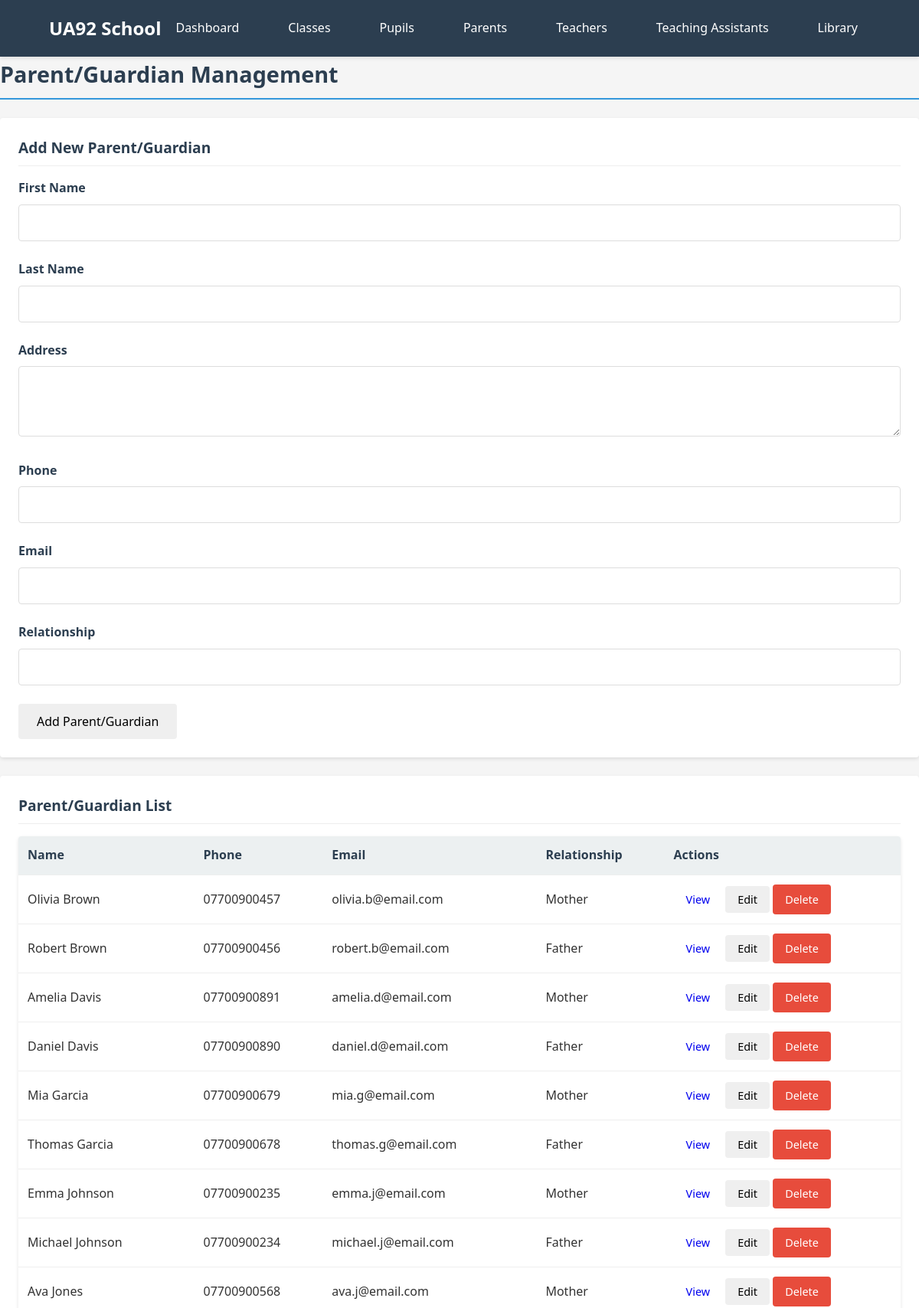
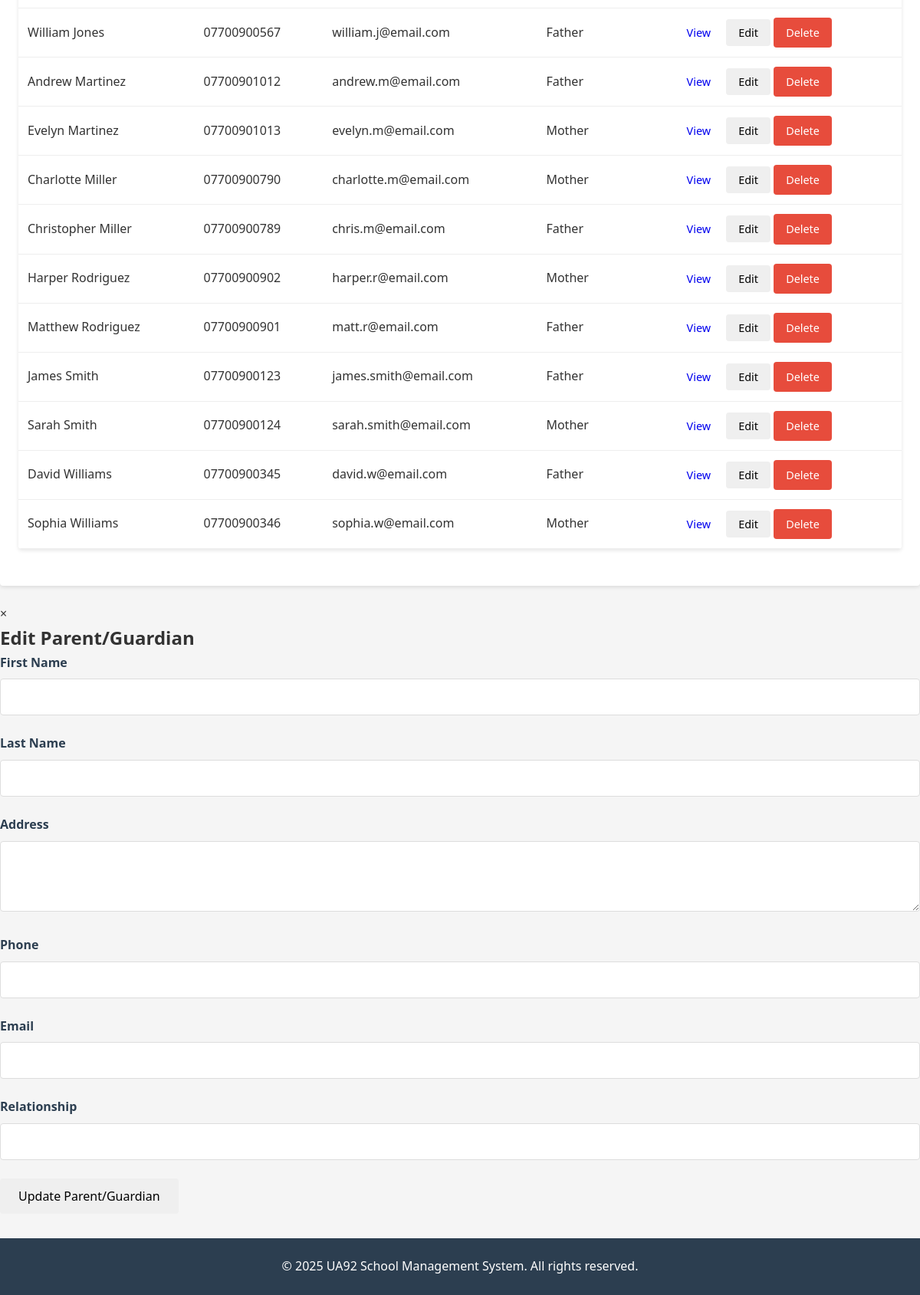
Screenshot of /parents.php with the database file from the repository (2 pictures, top to bottom).
### tables this page shows
CREATE TABLE `parents` (
  `parent_id` int(11) NOT NULL,
  `first_name` varchar(50) NOT NULL,
  `last_name` varchar(50) NOT NULL,
  `address` text NOT NULL,
  `phone` varchar(20) NOT NULL,
  `email` varchar(100) NOT NULL,
  `relationship` varchar(50) NOT NULL
);

### parents.php (the view, shortened to what this page needs)
<!DOCTYPE html>
<html lang="en">
<head>
    <link rel="stylesheet" href="styles.css">
</head>
<?php
require_once 'config.php';
include 'header.php';
$parents = $conn->query("SELECT * FROM parents ORDER BY last_name, first_name");
?>
<h1 class="section-title">Parent/Guardian Management</h1>
<div class="card">
    <div class="card-header">Add New Parent/Guardian</div>
    <form method="POST">
        <div class="form-group">
            <label class="form-label" for="first_name">First Name</label>
            <input type="text" class="form-control" id="first_name" name="first_name" required>
        </div>
        <div class="form-group">
            <label class="form-label" for="last_name">Last Name</label>
            <input type="text" class="form-control" id="last_name" name="last_name" required>
        </div>
        <div class="form-group">
            <label class="form-label" for="address">Address</label>
            <textarea class="form-control" id="address" name="address" rows="3" required></textarea>
        </div>
        <div class="form-group">
            <label class="form-label" for="phone">Phone</label>
            <input type="tel" class="form-control" id="phone" name="phone" required>
        </div>
        <div class="form-group">
            <label class="form-label" for="email">Email</label>
            <input type="email" class="form-control" id="email" name="email" required>
        </div>
        <div class="form-group">
            <label class="form-label" for="relationship">Relationship</label>
            <input type="text" class="form-control" id="relationship" name="relationship" required>
        </div>
        <button type="submit" name="add_parent" class="btn">Add Parent/Guardian</button>
    </form>
</div>
<div class="card">
    <div class="card-header">Parent/Guardian List</div>
    <table class="table">
        <thead>
            <tr>
                <th>Name</th>
                <th>Phone</th>
                <th>Email</th>
                <th>Relationship</th>
                <th>Actions</th>
            </tr>
        </thead>
        <tbody>
            <?php while ($parent = $parents->fetch_assoc()): ?>
                <tr>
                    <td><?php echo htmlspecialchars($parent['first_name'] . ' ' . $parent['last_name']); ?></td>
                    <td><?php echo htmlspecialchars($parent['phone']); ?></td>
                    <td><?php echo htmlspecialchars($parent['email']); ?></td>
                    <td><?php echo htmlspecialchars($parent['relationship']); ?></td>
                    <td>
                        <a href="parent_details.php?id=<?php echo $parent['parent_id']; ?>" class="btn btn-sm">View</a>
                        <button onclick="openEditModal(
                            <?php echo $parent['parent_id']; ?>,
                            '<?php echo htmlspecialchars($parent['first_name'], ENT_QUOTES); ?>',
                            '<?php echo htmlspecialchars($parent['last_name'], ENT_QUOTES); ?>',
                            '<?php echo htmlspecialchars($parent['address'], ENT_QUOTES); ?>',
                            '<?php echo htmlspecialchars($parent['phone'], ENT_QUOTES); ?>',
                            '<?php echo htmlspecialchars($parent['email'], ENT_QUOTES); ?>',
                            '<?php echo htmlspecialchars($parent['relationship'], ENT_QUOTES); ?>'
                        )" class="btn btn-sm">Edit</button>
                        <a href="parents.php?delete=<?php echo $parent['parent_id']; ?>" class="btn btn-sm btn-danger" onclick="return confirmDelete()">Delete</a>
                    </td>
                </tr>
            <?php endwhile; ?>
        </tbody>
    </table>
</div>
<div id="editModal" class="modal">
    <div class="modal-content">
        <span class="close" onclick="closeModal('editModal')">&times;</span>
        <h2>Edit Parent/Guardian</h2>
        <form method="POST">
            <div class="form-group">
                <label class="form-label" for="edit_first_name">First Name</label>
                <input type="text" class="form-control" id="edit_first_name" name="first_name" required>
            </div>
            <div class="form-group">
                <label class="form-label" for="edit_last_name">Last Name</label>
                <input type="text" class="form-control" id="edit_last_name" name="last_name" required>
            </div>
            <div class="form-group">
                <label class="form-label" for="edit_address">Address</label>
                <textarea class="form-control" id="edit_address" name="address" rows="3" required></textarea>
            </div>
            <div class="form-group">
                <label class="form-label" for="edit_phone">Phone</label>
                <input type="tel" class="form-control" id="edit_phone" name="phone" required>
            </div>
            <div class="form-group">
                <label class="form-label" for="edit_email">Email</label>
                <input type="email" class="form-control" id="edit_email" name="email" required>
            </div>
            <div class="form-group">
                <label class="form-label" for="edit_relationship">Relationship</label>
                <input type="text" class="form-control" id="edit_relationship" name="relationship" required>
            </div>
            <button type="submit" name="update_parent" class="btn">Update Parent/Guardian</button>
        </form>
    </div>
</div>
<?php include 'footer.php'; ?>

### styles.css (style rules this page uses)
:root { --primary-color: #3498db; --secondary-color: #2980b9; --accent-color: #e74c3c; --light-color: #ecf0f1; --dark-color: #2c3e50; --success-color: #2ecc71; --warning-color: #f39c12; --danger-color: #e74c3c; --border-radius: 4px; --box-shadow: 0 2px 5px rgba(0,0,0,0.1); --transition: all 0.3s ease; }
* { margin: 0; padding: 0; box-sizing: border-box; font-family: 'Segoe UI', Tahoma, Geneva, Verdana, sans-serif; }
body { background-color: #f5f5f5; color: #333; line-height: 1.6; min-height: 100vh; }
.section-title { color: var(--dark-color); margin-bottom: 1.5rem; padding-bottom: 0.5rem; border-bottom: 2px solid var(--primary-color); font-size: 1.8rem; }
.card { background: white; border-radius: var(--border-radius); box-shadow: var(--box-shadow); padding: 1.5rem; margin-bottom: 1.5rem; transition: var(--transition); }
.card-header { font-size: 1.2rem; margin-bottom: 1rem; color: var(--dark-color); border-bottom: 1px solid #eee; padding-bottom: 0.5rem; font-weight: 600; display: flex; align-items: center; gap: 0.5rem; }
.form-group { margin-bottom: 1.5rem; }
.form-label { display: block; margin-bottom: 0.5rem; font-weight: 600; color: var(--dark-color); }
.form-control { width: 100%; padding: 0.75rem; border: 1px solid #ddd; border-radius: var(--border-radius); font-size: 1rem; transition: var(--transition); }
.btn { display: inline-block; padding: 0.75rem 1.5rem; border-radius: var(--border-radius); cursor: pointer; font-size: 1rem; transition: var(--transition); text-decoration: none; text-align: center; font-weight: 500; border: none; }
.btn-sm { padding: 0.5rem 1rem; font-size: 0.9rem; }
.btn-danger { background: var(--danger-color); color: white; }
.table { width: 100%; border-collapse: collapse; margin-bottom: 1.5rem; background: white; border-radius: var(--border-radius); overflow: hidden; box-shadow: var(--box-shadow); }
.table th, .table td { padding: 0.75rem; text-align: left; border-bottom: 1px solid #eee; }
.table th { background-color: var(--light-color); font-weight: 600; color: var(--dark-color); }

### rows the page displays
parents: first_name+last_name "Olivia Brown", phone "07700900457", email "olivia.b@email.com", relationship "Mother"
parents: first_name+last_name "Robert Brown", phone "07700900456", email "robert.b@email.com", relationship "Father"
parents: first_name+last_name "Amelia Davis", phone "07700900891", email "amelia.d@email.com", relationship "Mother"
parents: first_name+last_name "Daniel Davis", phone "07700900890", email "daniel.d@email.com", relationship "Father"
parents: first_name+last_name "Mia Garcia", phone "07700900679", email "mia.g@email.com", relationship "Mother"
parents: first_name+last_name "Thomas Garcia", phone "07700900678", email "thomas.g@email.com", relationship "Father"
parents: first_name+last_name "Emma Johnson", phone "07700900235", email "emma.j@email.com", relationship "Mother"
parents: first_name+last_name "Michael Johnson", phone "07700900234", email "michael.j@email.com", relationship "Father"
parents: first_name+last_name "Ava Jones", phone "07700900568", email "ava.j@email.com", relationship "Mother"
parents: first_name+last_name "William Jones", phone "07700900567", email "william.j@email.com", relationship "Father"
parents: first_name+last_name "Andrew Martinez", phone "07700901012", email "andrew.m@email.com", relationship "Father"
parents: first_name+last_name "Evelyn Martinez", phone "07700901013", email "evelyn.m@email.com", relationship "Mother"
parents: first_name+last_name "Charlotte Miller", phone "07700900790", email "charlotte.m@email.com", relationship "Mother"
parents: first_name+last_name "Christopher Miller", phone "07700900789", email "chris.m@email.com", relationship "Father"
parents: first_name+last_name "Harper Rodriguez", phone "07700900902", email "harper.r@email.com", relationship "Mother"
parents: first_name+last_name "Matthew Rodriguez", phone "07700900901", email "matt.r@email.com", relationship "Father"
parents: first_name+last_name "James Smith", phone "07700900123", email "james.smith@email.com", relationship "Father"
parents: first_name+last_name "Sarah Smith", phone "07700900124", email "sarah.smith@email.com", relationship "Mother"
parents: first_name+last_name "David Williams", phone "07700900345", email "david.w@email.com", relationship "Father"
parents: first_name+last_name "Sophia Williams", phone "07700900346", email "sophia.w@email.com", relationship "Mother"
